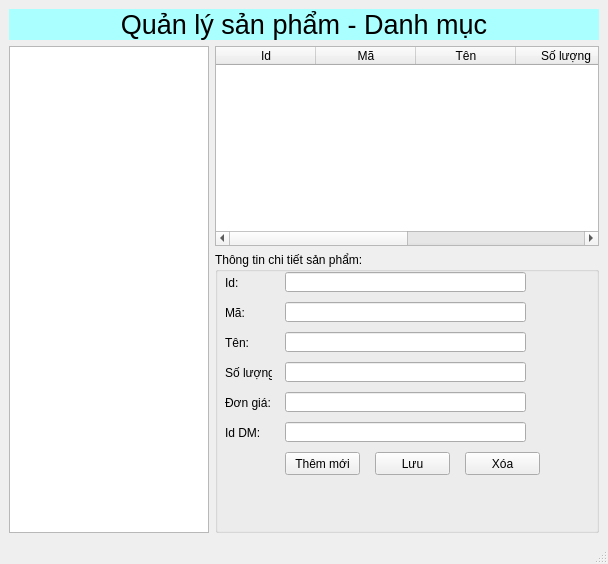
<?xml version="1.0" encoding="UTF-8"?>
<ui version="4.0">
 <class>MainWindow</class>
 <widget class="QMainWindow" name="MainWindow">
  <property name="geometry">
   <rect>
    <x>0</x>
    <y>0</y>
    <width>608</width>
    <height>564</height>
   </rect>
  </property>
  <property name="windowTitle">
   <string>MainWindow</string>
  </property>
  <widget class="QWidget" name="centralwidget">
   <layout class="QVBoxLayout" name="verticalLayout_2">
    <item>
     <layout class="QVBoxLayout" name="verticalLayout">
      <item>
       <widget class="QLabel" name="label">
        <property name="maximumSize">
         <size>
          <width>16777215</width>
          <height>50</height>
         </size>
        </property>
        <property name="font">
         <font>
          <pointsize>20</pointsize>
         </font>
        </property>
        <property name="styleSheet">
         <string notr="true">background-color: rgb(170, 255, 255);</string>
        </property>
        <property name="text">
         <string>Quản lý sản phẩm - Danh mục</string>
        </property>
        <property name="alignment">
         <set>Qt::AlignCenter</set>
        </property>
       </widget>
      </item>
      <item>
       <layout class="QVBoxLayout" name="verticalLayout_5">
        <item>
         <layout class="QHBoxLayout" name="horizontalLayout">
          <item>
           <widget class="QListWidget" name="listWidgetDanhMuc">
            <property name="maximumSize">
             <size>
              <width>200</width>
              <height>16777215</height>
             </size>
            </property>
           </widget>
          </item>
          <item>
           <layout class="QVBoxLayout" name="verticalLayout_6">
            <item>
             <widget class="QTableWidget" name="tableWidgetSanPham">
              <property name="maximumSize">
               <size>
                <width>16777215</width>
                <height>200</height>
               </size>
              </property>
              <column>
               <property name="text">
                <string>Id</string>
               </property>
              </column>
              <column>
               <property name="text">
                <string>Mã</string>
               </property>
              </column>
              <column>
               <property name="text">
                <string>Tên</string>
               </property>
              </column>
              <column>
               <property name="text">
                <string>Số lượng</string>
               </property>
              </column>
              <column>
               <property name="text">
                <string>New Column</string>
               </property>
              </column>
              <column>
               <property name="text">
                <string>Id DM</string>
               </property>
              </column>
             </widget>
            </item>
            <item>
             <layout class="QVBoxLayout" name="verticalLayout_7">
              <item>
               <widget class="QGroupBox" name="groupBox">
                <property name="title">
                 <string>Thông tin chi tiết sản phẩm:</string>
                </property>
                <widget class="QLabel" name="label_2">
                 <property name="geometry">
                  <rect>
                   <x>10</x>
                   <y>20</y>
                   <width>47</width>
                   <height>21</height>
                  </rect>
                 </property>
                 <property name="text">
                  <string>Id:</string>
                 </property>
                </widget>
                <widget class="QLineEdit" name="lineEditId">
                 <property name="geometry">
                  <rect>
                   <x>70</x>
                   <y>20</y>
                   <width>241</width>
                   <height>20</height>
                  </rect>
                 </property>
                </widget>
                <widget class="QLineEdit" name="lineEditMa">
                 <property name="geometry">
                  <rect>
                   <x>70</x>
                   <y>50</y>
                   <width>241</width>
                   <height>20</height>
                  </rect>
                 </property>
                </widget>
                <widget class="QLabel" name="label_3">
                 <property name="geometry">
                  <rect>
                   <x>10</x>
                   <y>50</y>
                   <width>47</width>
                   <height>21</height>
                  </rect>
                 </property>
                 <property name="text">
                  <string>Mã:</string>
                 </property>
                </widget>
                <widget class="QLineEdit" name="lineEditSoLuong">
                 <property name="geometry">
                  <rect>
                   <x>70</x>
                   <y>110</y>
                   <width>241</width>
                   <height>20</height>
                  </rect>
                 </property>
                </widget>
                <widget class="QLabel" name="label_4">
                 <property name="geometry">
                  <rect>
                   <x>10</x>
                   <y>110</y>
                   <width>47</width>
                   <height>21</height>
                  </rect>
                 </property>
                 <property name="text">
                  <string>Số lượng:</string>
                 </property>
                </widget>
                <widget class="QLineEdit" name="lineEditDonGia">
                 <property name="geometry">
                  <rect>
                   <x>70</x>
                   <y>140</y>
                   <width>241</width>
                   <height>20</height>
                  </rect>
                 </property>
                </widget>
                <widget class="QLabel" name="label_5">
                 <property name="geometry">
                  <rect>
                   <x>10</x>
                   <y>140</y>
                   <width>47</width>
                   <height>21</height>
                  </rect>
                 </property>
                 <property name="text">
                  <string>Đơn giá:</string>
                 </property>
                </widget>
                <widget class="QLineEdit" name="lineEditIdDM">
                 <property name="geometry">
                  <rect>
                   <x>70</x>
                   <y>170</y>
                   <width>241</width>
                   <height>20</height>
                  </rect>
                 </property>
                </widget>
                <widget class="QLabel" name="label_6">
                 <property name="geometry">
                  <rect>
                   <x>10</x>
                   <y>170</y>
                   <width>47</width>
                   <height>21</height>
                  </rect>
                 </property>
                 <property name="text">
                  <string>Id DM:</string>
                 </property>
                </widget>
                <widget class="QPushButton" name="pushButtonThemMoi">
                 <property name="geometry">
                  <rect>
                   <x>70</x>
                   <y>200</y>
                   <width>75</width>
                   <height>23</height>
                  </rect>
                 </property>
                 <property name="text">
                  <string>Thêm mới</string>
                 </property>
                </widget>
                <widget class="QPushButton" name="pushButtonLuu">
                 <property name="geometry">
                  <rect>
                   <x>160</x>
                   <y>200</y>
                   <width>75</width>
                   <height>23</height>
                  </rect>
                 </property>
                 <property name="text">
                  <string>Lưu</string>
                 </property>
                </widget>
                <widget class="QPushButton" name="pushButtonXoa">
                 <property name="geometry">
                  <rect>
                   <x>250</x>
                   <y>200</y>
                   <width>75</width>
                   <height>23</height>
                  </rect>
                 </property>
                 <property name="text">
                  <string>Xóa</string>
                 </property>
                </widget>
                <widget class="QLineEdit" name="lineEditTen">
                 <property name="geometry">
                  <rect>
                   <x>70</x>
                   <y>80</y>
                   <width>241</width>
                   <height>20</height>
                  </rect>
                 </property>
                </widget>
                <widget class="QLabel" name="label_7">
                 <property name="geometry">
                  <rect>
                   <x>10</x>
                   <y>80</y>
                   <width>47</width>
                   <height>21</height>
                  </rect>
                 </property>
                 <property name="text">
                  <string>Tên:</string>
                 </property>
                </widget>
               </widget>
              </item>
             </layout>
            </item>
           </layout>
          </item>
         </layout>
        </item>
       </layout>
      </item>
     </layout>
    </item>
   </layout>
  </widget>
  <widget class="QMenuBar" name="menubar">
   <property name="geometry">
    <rect>
     <x>0</x>
     <y>0</y>
     <width>608</width>
     <height>26</height>
    </rect>
   </property>
  </widget>
  <widget class="QStatusBar" name="statusbar"/>
 </widget>
 <tabstops>
  <tabstop>listWidgetDanhMuc</tabstop>
  <tabstop>tableWidgetSanPham</tabstop>
  <tabstop>lineEditId</tabstop>
  <tabstop>lineEditMa</tabstop>
  <tabstop>lineEditTen</tabstop>
  <tabstop>lineEditSoLuong</tabstop>
  <tabstop>lineEditDonGia</tabstop>
  <tabstop>lineEditIdDM</tabstop>
  <tabstop>pushButtonThemMoi</tabstop>
  <tabstop>pushButtonLuu</tabstop>
  <tabstop>pushButtonXoa</tabstop>
 </tabstops>
 <resources/>
 <connections/>
</ui>
